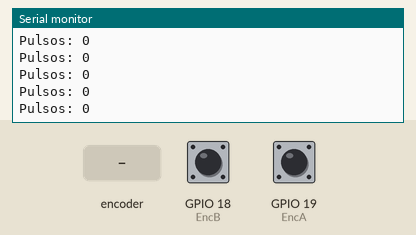
A sketch run on a simulated ESP32. On the bench: the last lines printed to the serial monitor. The test bench sets the inputs (shaded band); at power-on: GPIO 18 (EncB) HIGH, GPIO 19 (EncA) HIGH.

Above: at 1.2 s.
1.3 s: rotary encoder on GPIO 19 (EncA) / GPIO 18 (EncB) turned 1 step (first pin leading)
At 1.41 s:
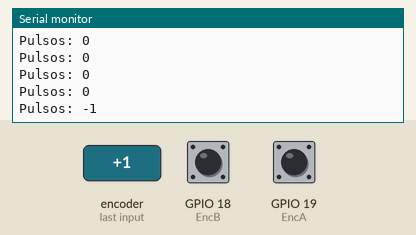
3.0 s: rotary encoder on GPIO 19 (EncA) / GPIO 18 (EncB) turned 1 step (first pin leading)
At 3.11 s:
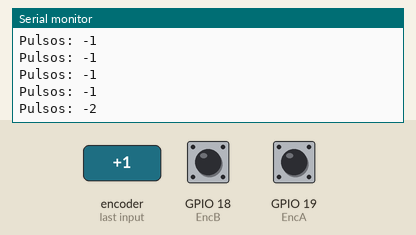
Timing chart, 0 to 6.0 s (numbered marks = the images above; inputs shaded):
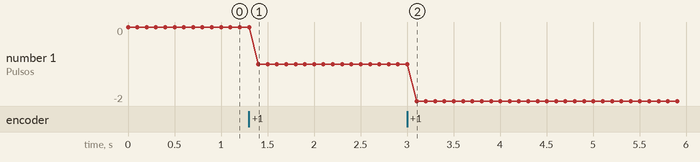

Measured:
- after the input at 1.3 s, the serial monitor: prints a new line after 0.10 s (image 1)
- after the input at 3.0 s, the serial monitor: prints a new line after 0.10 s (image 2)
- plotted number 1: 0 → -1 after the input at 1.3 s, -1 → -2 after the input at 3.0 s

The sketch:

P603-Encoder.ino
```cpp
#define EncA 19
#define EncB 18

long pulses = 0;

void IRAM_ATTR PulsesCounter(){
  if(digitalRead(EncB) == HIGH) pulses++;
  else pulses--;
}

void setup() {
  pinMode(EncA, INPUT);
  pinMode(EncB, INPUT);
  attachInterrupt(digitalPinToInterrupt(EncA),PulsesCounter,RISING);
  Serial.begin(115200);
}

void loop() {
  printValues();
  delay(100);
}


void printValues(){
  Serial.print("Pulsos: ");
  Serial.println(pulses);
}
```
